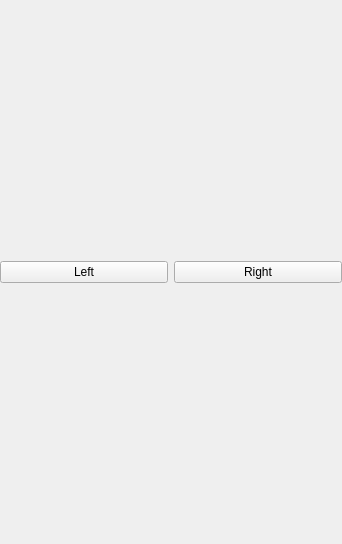
<?xml version="1.0" encoding="UTF-8"?>
<ui version="4.0">
 <class>SidebarController</class>
 <widget class="QWidget" name="SidebarController">
  <property name="geometry">
   <rect>
    <x>0</x>
    <y>0</y>
    <width>342</width>
    <height>544</height>
   </rect>
  </property>
  <property name="windowTitle">
   <string>Form</string>
  </property>
  <layout class="QVBoxLayout" name="verticalLayout">
   <property name="margin">
    <number>0</number>
   </property>
   <item>
    <layout class="QVBoxLayout" name="verticalLayoutSide">
     <property name="sizeConstraint">
      <enum>QLayout::SetNoConstraint</enum>
     </property>
    </layout>
   </item>
   <item>
    <layout class="QHBoxLayout" name="horizontalLayout">
     <item>
      <widget class="QPushButton" name="pushButtonLeft">
       <property name="text">
        <string>Left</string>
       </property>
      </widget>
     </item>
     <item>
      <widget class="QPushButton" name="pushButtonRight">
       <property name="text">
        <string>Right</string>
       </property>
      </widget>
     </item>
    </layout>
   </item>
  </layout>
 </widget>
 <resources/>
 <connections/>
</ui>
